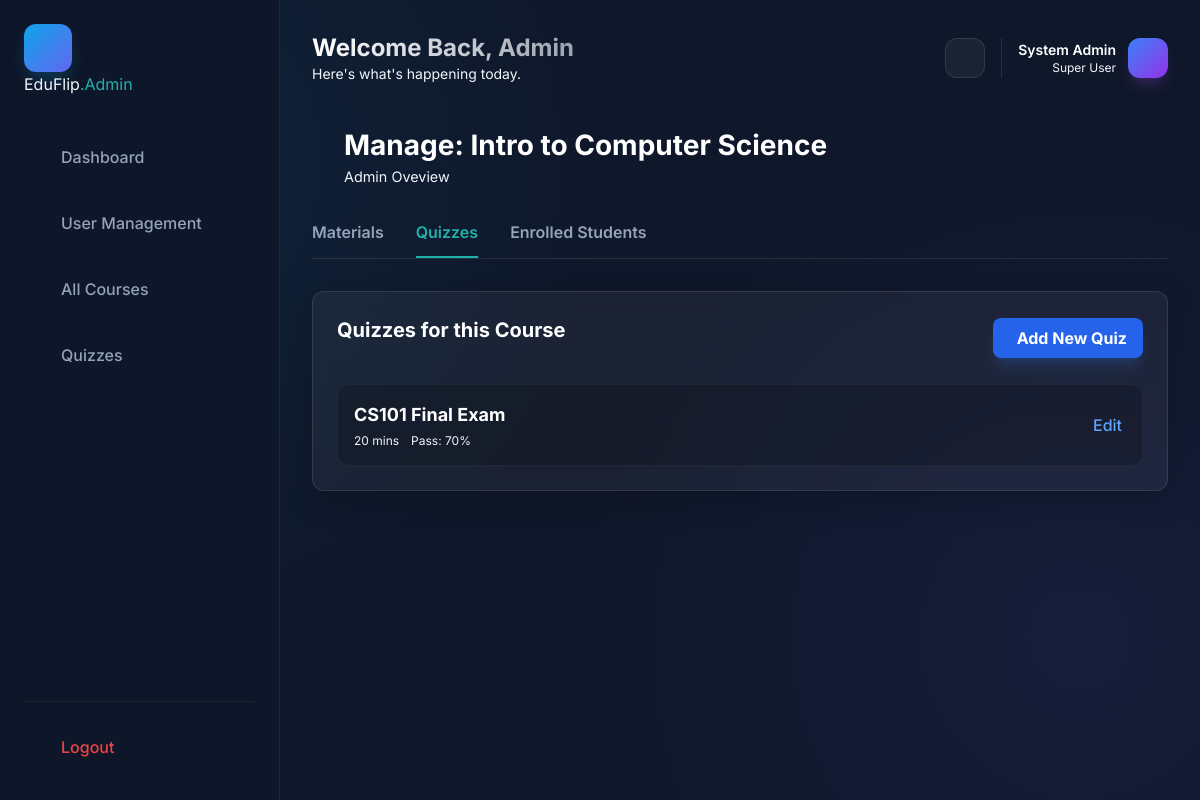
Screenshot of /web/public/admin/manage_course.php?id=1&tab=quizzes (signed in) with the database file from the repository.
### tables this page shows
CREATE TABLE IF NOT EXISTS courses (
    id INT AUTO_INCREMENT PRIMARY KEY,
    course_code VARCHAR(50) NOT NULL,
    course_name VARCHAR(255) NOT NULL,
    description TEXT,
    thumbnail VARCHAR(255) NULL,
    category VARCHAR(100) DEFAULT 'general',
    created_by INT NOT NULL,
    created_at TIMESTAMP DEFAULT CURRENT_TIMESTAMP,
    FOREIGN KEY (created_by) REFERENCES users(id) ON DELETE CASCADE
);

CREATE TABLE IF NOT EXISTS quizzes (
    id INT AUTO_INCREMENT PRIMARY KEY,
    course_id INT NOT NULL,
    title VARCHAR(255) NOT NULL,
    description TEXT,
    duration INT DEFAULT 30,
    passing_score INT DEFAULT 70,
    created_at TIMESTAMP DEFAULT CURRENT_TIMESTAMP,
    FOREIGN KEY (course_id) REFERENCES courses(id) ON DELETE CASCADE
);

### web/public/admin/manage_course.php (the view, shortened to what this page needs)
<?php
require_once '../../includes/auth.php';
$course_id = $_GET['id'] ?? 0;
$stmt = $pdo->prepare("SELECT * FROM courses WHERE id = ?");
$stmt->execute([$course_id]);
$course = $stmt->fetch(PDO::FETCH_ASSOC);
$stmt = $pdo->prepare("SELECT * FROM materials WHERE course_id = ? ORDER BY order_sequence ASC, created_at DESC");
$stmt->execute([$course_id]);
$materials = $stmt->fetchAll(PDO::FETCH_ASSOC);
$stmt = $pdo->prepare("SELECT * FROM quizzes WHERE course_id = ? ORDER BY created_at DESC");
$stmt->execute([$course_id]);
$quizzes = $stmt->fetchAll(PDO::FETCH_ASSOC);
$activeTab = $_GET['tab'] ?? 'materials';
include 'includes/header.php';
?>
<div class="reveal-element">
    <div style="display: flex; align-items: center; gap: 1rem; margin-bottom: 2rem;">
        <a href="courses.php" class="btn btn-ghost" style="padding: 0.5rem;"><i class="ri-arrow-left-line"></i></a>
        <div>
            <h1 style="font-size: 1.75rem; font-weight: 700; margin: 0; color: white;">Manage: <?php echo htmlspecialchars($course['course_name']); ?></h1>
            <p class="text-muted" style="margin: 0; font-size: 0.9rem;">Admin Oveview</p>
        </div>
    </div>
    <div style="border-bottom: 1px solid rgba(255,255,255,0.1); margin-bottom: 2rem; display: flex; gap: 2rem;">
        <a href="?id=<?php echo $course_id; ?>&tab=materials" style="padding-bottom: 0.75rem; border-bottom: 2px solid <?php echo $activeTab == 'materials' ? '#20B2AA' : 'transparent'; ?>; color: <?php echo $activeTab == 'materials' ? '#20B2AA' : 'var(--text-muted)'; ?>; font-weight: 600; text-decoration: none;">Materials</a>
        <a href="?id=<?php echo $course_id; ?>&tab=quizzes" style="padding-bottom: 0.75rem; border-bottom: 2px solid <?php echo $activeTab == 'quizzes' ? '#20B2AA' : 'transparent'; ?>; color: <?php echo $activeTab == 'quizzes' ? '#20B2AA' : 'var(--text-muted)'; ?>; font-weight: 600; text-decoration: none;">Quizzes</a>
        <a href="?id=<?php echo $course_id; ?>&tab=students" style="padding-bottom: 0.75rem; border-bottom: 2px solid <?php echo $activeTab == 'students' ? '#20B2AA' : 'transparent'; ?>; color: <?php echo $activeTab == 'students' ? '#20B2AA' : 'var(--text-muted)'; ?>; font-weight: 600; text-decoration: none;">Enrolled Students</a>
    </div>
    <?php if ($activeTab == 'materials'): ?>
        <div class="grid grid-cols-1 lg:grid-cols-3 gap-6">
            <div class="lg:col-span-1">
                <div class="card p-4 bg-white/5 border border-white/10 rounded-xl">
                    <h3 class="font-bold text-white mb-4"><i class="ri-upload-cloud-2-line"></i> Upload Material (Admin)</h3>
                    <form method="POST" enctype="multipart/form-data">
                        <input type="hidden" name="upload_material" value="1">
                        <div class="mb-3">
                            <label class="block text-xs uppercase font-bold text-muted mb-1">Pertemuan Ke-</label>
                            <input type="number" name="meeting" value="<?php echo count($materials) + 1; ?>" class="w-full bg-black/20 border border-white/10 rounded p-2 text-white">
                        </div>
                        <div class="mb-3">
                            <label class="block text-xs uppercase font-bold text-muted mb-1">Type</label>
                            <select name="type" class="w-full bg-black/20 border border-white/10 rounded p-2 text-white">
                                <option value="pdf">PDF</option>
                                <option value="video">Video</option>
                            </select>
                        </div>
                        <div class="mb-3">
                            <label class="block text-xs uppercase font-bold text-muted mb-1">Topic</label>
                            <input type="text" name="topic" placeholder="e.g. Intro" required class="w-full bg-black/20 border border-white/10 rounded p-2 text-white">
                        </div>
                        <div class="mb-4">
                            <input type="file" name="file" required class="text-sm text-gray-400">
                        </div>
                        <button type="submit" class="w-full bg-orange-600 hover:bg-orange-500 text-white rounded p-2 font-bold">Upload</button>
                    </form>
                </div>
            </div>
            <div class="lg:col-span-2">
                 <div class="card bg-white/5 border border-white/10 rounded-xl overflow-hidden">
                    <div class="p-4 border-b border-white/10 bg-white/5 font-bold text-white">All Content</div>
                    <?php foreach ($materials as $mat): ?>
                        <div class="p-4 border-b border-white/5 flex justify-between items-center text-white">
                            <div class="flex items-center gap-3">
                                <div class="w-10 h-10 rounded bg-white/5 flex items-center justify-center">
                                    <i class="<?php echo $mat['file_type'] == 'video' ? 'ri-video-line text-purple-400' : 'ri-file-text-line text-red-400'; ?>"></i>
                                </div>
                                <div>
                                    <div class="font-medium"><?php echo htmlspecialchars($mat['title']); ?></div>
                                    <div class="text-xs text-muted">Seq: <?php echo $mat['order_sequence']; ?></div>
                                </div>
                            </div>
                            <div class="flex gap-2">
                                <a href="../../<?php echo $mat['file_path']; ?>" target="_blank" class="text-blue-400 hover:text-white"><i class="ri-eye-line"></i></a>
                            </div>
                        </div>
                    <?php endforeach; ?>
                    <?php if (empty($materials)): ?>
                        <div class="p-8 text-center text-muted">No materials found.</div>
                    <?php endif; ?>
                 </div>
            </div>
        </div>
    <?php elseif ($activeTab == 'quizzes'): ?>
        <div class="card p-6 bg-white/5 border border-white/10 rounded-xl">
             <div class="flex justify-between items-center mb-6">
                <h3 class="font-bold text-white text-xl">Quizzes for this Course</h3>
                <a href="create_quiz.php?course_id=<?php echo $course_id; ?>" class="bg-blue-600 hover:bg-blue-500 text-white px-4 py-2 rounded-lg font-bold flex items-center gap-2 transition shadow-lg shadow-blue-500/20">
                    <i class="ri-add-line"></i> Add New Quiz
                </a>
            </div>
             <?php if (empty($quizzes)): ?>
                <div class="text-center py-12 text-muted border border-dashed border-white/10 rounded-xl">
                    <i class="ri-file-list-3-line text-4xl mb-3 block opacity-30"></i>
                    No quizzes created for this course yet.
                </div>
            <?php else: ?>
                <div class="space-y-3">
                <?php foreach ($quizzes as $quiz): ?>
                    <div class="p-4 bg-black/20 border border-white/5 rounded-xl flex justify-between items-center hover:border-white/10 transition">
                        <div>
                            <div class="font-bold text-white text-lg"><?php echo htmlspecialchars($quiz['title']); ?></div>
                            <div class="text-xs text-muted flex gap-3 mt-1">
                                <span><i class="ri-timer-line"></i> <?php echo $quiz['duration']; ?> mins</span>
                                <span><i class="ri-check-double-line"></i> Pass: <?php echo $quiz['passing_score']; ?>%</span>
                            </div>
                        </div>
                        <a href="edit_quiz.php?id=<?php echo $quiz['id']; ?>" class="text-blue-400 hover:text-white font-medium flex items-center gap-1 transition">
                            Edit <i class="ri-arrow-right-line"></i>
                        </a>
                    </div>
                <?php endforeach; ?>
                </div>
            <?php endif; ?>
        </div>
    <?php endif; ?>
</div>
<?php include 'includes/footer.php'; ?>

### web/public/assets/css/main.css (style rules this page uses)
:root { --primary: #0f52ba; --secondary: #20b2aa; --accent: #ffd700; --bg-dark: #0f172a; --bg-darker: #020617; --bg-card: #1e293b; --bg-light: #f8fafc; --bg-white: #ffffff; --text-main: #f1f5f9; --text-muted: #94a3b8; --text-dark: #0f172a; --success: #10b981; --warning: #f59e0b; --danger: #ef4444; --font-main: "Inter", system-ui, -apple-system, sans-serif; --container-width: 1200px; --header-height: 80px; --radius-sm: 0.375rem; --radius-md: 0.5rem; --radius-lg: 1rem; --transition: all 0.3s ease; }
*, *::before, *::after { margin: 0; padding: 0; box-sizing: border-box; }
body { font-family: var(--font-main); background-color: var(--bg-dark); color: var(--text-main); line-height: 1.6; line-height: 1.6; overflow-x: hidden; width: 100%; }
a { text-decoration: none; color: inherit; transition: var(--transition); }
.flex { display: flex; }
.items-center { align-items: center; }
.justify-between { justify-content: space-between; }
.gap-1 { gap: 0.5rem; }
.gap-2 { gap: 1rem; }
.gap-3 { gap: 1.5rem; }
.btn { display: inline-flex; align-items: center; justify-content: center; padding: 0.75rem 1.5rem; border-radius: var(--radius-md); font-weight: 600; cursor: pointer; transition: var(--transition); border: none; font-size: 1rem; }
.btn-ghost { background: transparent; color: var(--text-muted); }
.card { background: var(--bg-card); border: 1px solid rgba(255, 255, 255, 0.05); border-radius: var(--radius-lg); padding: 2rem; transition: var(--transition); }
.card h3 { margin-bottom: 1rem; font-size: 1.25rem; }
.reveal-element { opacity: 0; transform: translateY(30px); transition: opacity 0.8s ease-out, transform 0.8s ease-out; }
.reveal-element.animate-in { opacity: 1; transform: translateY(0); }
.card, .auth-card { background: rgba(30, 41, 59, 0.4); backdrop-filter: blur(12px); border: 1px solid rgba(255, 255, 255, 0.08); box-shadow: 0 8px 32px rgba(0, 0, 0, 0.2); }

### web/public/assets/css/admin.css (style rules this page uses)
:root { --admin-bg: #0f172a; --admin-card-bg: rgba(30, 41, 59, 0.7); --admin-card-border: rgba(255, 255, 255, 0.08); --admin-sidebar-bg: rgba(15, 23, 42, 0.95); --admin-accent: #0ea5e9; --admin-accent-glow: rgba(14, 165, 233, 0.3); --admin-text-main: #f8fafc; --admin-text-muted: #94a3b8; }
body { background-color: var(--admin-bg); background-image: radial-gradient(circle at 10% 20%, rgba(14, 165, 233, 0.08) 0%, transparent 40%), radial-gradient(circle at 90% 80%, rgba(99, 102, 241, 0.08) 0%, transparent 40%); background-attachment: fixed; }

### rows the page displays
courses: course_name "Intro to Computer Science"
quizzes: title "CS101 Final Exam", duration "20", passing_score "70"
